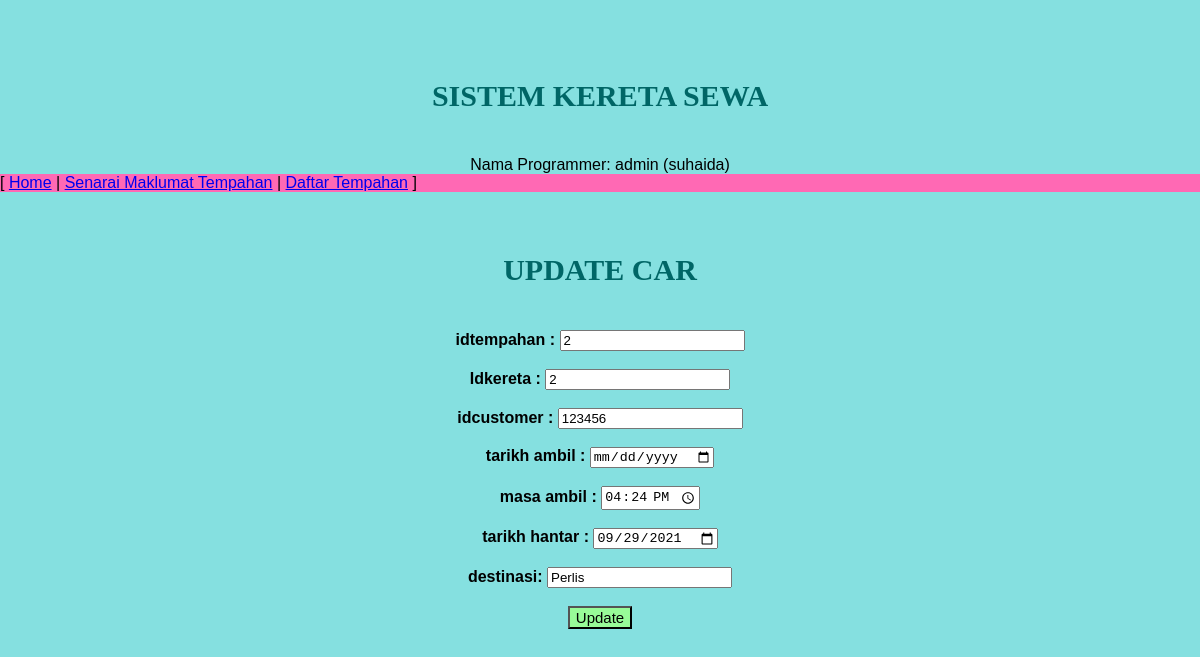
Screenshot of /customer/update.php?idtempahan=2 with the database file from the repository.
### tables this page shows
CREATE TABLE `tempahan` (
  `idtempahan` int(30) NOT NULL,
  `idkereta` int(10) NOT NULL,
  `idcustomer` int(10) NOT NULL,
  `tarikhambil` date NOT NULL,
  `masaambil` varchar(20) NOT NULL,
  `tarikhhantar` date NOT NULL,
  `destinasi` varchar(20) NOT NULL
);

### customer/update.php (the view, shortened to what this page needs)
<?php
require '../connection.php';
$idusr = $_GET["idtempahan"];
$dis_usr = "SELECT * FROM tempahan WHERE idtempahan='$idusr'";
$resultusr = $conn->query($dis_usr);
$row = $resultusr->fetch_assoc();
?>
<html>
<head>
    <link rel="stylesheet" href="../style.css">
</head>
<body>
    <div class="container">
        <br><br><br>
        <div class="center">
            <h2>Sistem Kereta Sewa</h2>
        </div>
        <center><br> Nama Programmer: admin (suhaida)</a></center>
    </div>
    <nav style="background-color: hotpink">
        [
        <a href="../index.php">Home</a>
        |
        <a href="index.php?menu=SenaraiMaklumatTempahan">Senarai Maklumat Tempahan</a>
        |
        <a href="register.php">Daftar Tempahan</a>
        ]
    </nav>
    <br><br>
    <center>
        <h2>Update Car</h2>
    </center>
    <form name="myform" action="updateprocess.php" method="post">
        <center>
            <br>
            <b>idtempahan :</b>
            <input type="text" name="idtempahan" value="<?php echo $row["idtempahan"]; ?>">
            <br>
            <br>
            <b>Idkereta :</b>
            <input type="text" name="idkereta" value="<?php echo $row["idkereta"]; ?>">
            <br>
            <br>
            <b>idcustomer :</b>
            <input type="text" name="idcustomer" value="<?php echo $row["idcustomer"]; ?>">
            <br>
            <br>
            <b>tarikh ambil :</b>
            <input type="date" name="tarikhambil" value="<?php echo $row["tarikhambil"]; ?>">
            <br>
            <br>
            <b>masa ambil :</b>
            <input type="time" name="masaambil" value="<?php echo $row["masaambil"]; ?>">
            <br>
            <br>
            <b>tarikh hantar :</b>
            <input type="date" name="tarikhhantar" value="<?php echo $row["tarikhhantar"]; ?>">
            <br>
            <br>
            <b>destinasi:</b>
            <input type="text" name="destinasi" value="<?php echo $row["destinasi"]; ?>">
        </center>
        <br>
        <center>
            <input type="submit" value="Update" style="background-color:PaleGreen;font-size: 15px;" />
        </center>
    </form>
</body>
</html>

### style.css (style rules this page uses)
body { background-color: #85e0e0; font-family: Arial, Helvetica, sans-serif; margin: 0; }
h2 { text-align: center; text-transform: uppercase; font-size: 30px; font-family: "Times New Roman", Times, serif; color: #006666; }

### rows the page displays
tempahan: idtempahan "2", idkereta "2", idcustomer "123456", masaambil "16:24", tarikhhantar "09/29/2021", destinasi "Perlis"
